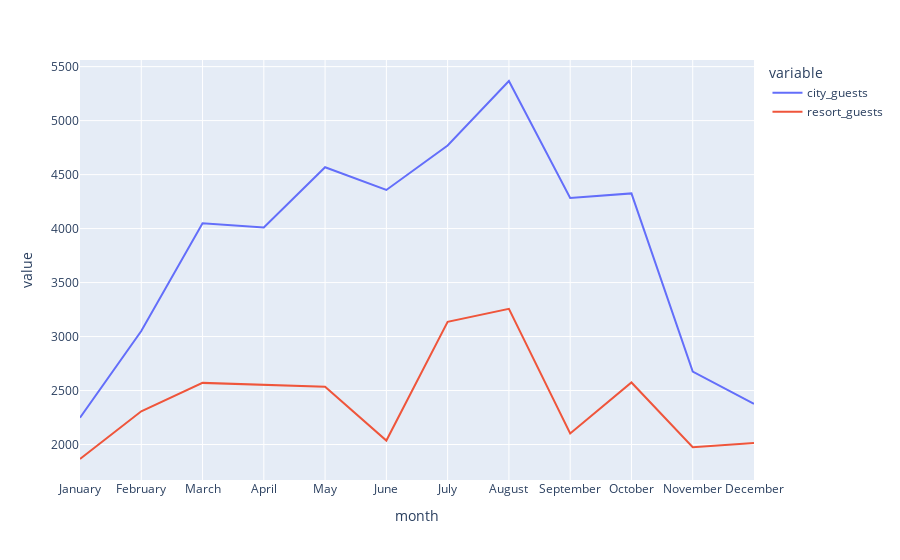

This figure's notebook cell:
### Code cell
px.line( data_frame = final_rush, x = 'month', y = ['city_guests','resort_guests'])

### Figure 1 — Plotly figure (JSON) as saved in the notebook; plotly's stock layout.template omitted (floating-point values rounded to 4 significant figures)
{"data": [{"hovertemplate": "variable=city_guests<br>month=%{x}<br>value=%{y}<extra></extra>", "legendgroup": "city_guests", "line": {"color": "#636efa", "dash": "solid"}, "marker": {"symbol": "circle"}, "mode": "lines", "name": "city_guests", "orientation": "v", "showlegend": true, "type": "scatter", "x": ["January", "February", "March", "April", "May", "June", "July", "August", "September", "October", "November", "December"], "xaxis": "x", "y": [2249, 3051, 4049, 4010, 4568, 4358, 4770, 5367, 4283, 4326, 2676, 2377], "yaxis": "y"}, {"hovertemplate": "variable=resort_guests<br>month=%{x}<br>value=%{y}<extra></extra>", "legendgroup": "resort_guests", "line": {"color": "#EF553B", "dash": "solid"}, "marker": {"symbol": "circle"}, "mode": "lines", "name": "resort_guests", "orientation": "v", "showlegend": true, "type": "scatter", "x": ["January", "February", "March", "April", "May", "June", "July", "August", "September", "October", "November", "December"], "xaxis": "x", "y": [1866, 2308, 2571, 2550, 2535, 2037, 3137, 3257, 2102, 2575, 1975, 2014], "yaxis": "y"}], "layout": {"legend": {"title": {"text": "variable"}, "tracegroupgap": 0}, "margin": {"t": 60}, "xaxis": {"anchor": "y", "domain": [0, 1], "title": {"text": "month"}}, "yaxis": {"anchor": "x", "domain": [0, 1], "title": {"text": "value"}}}}
